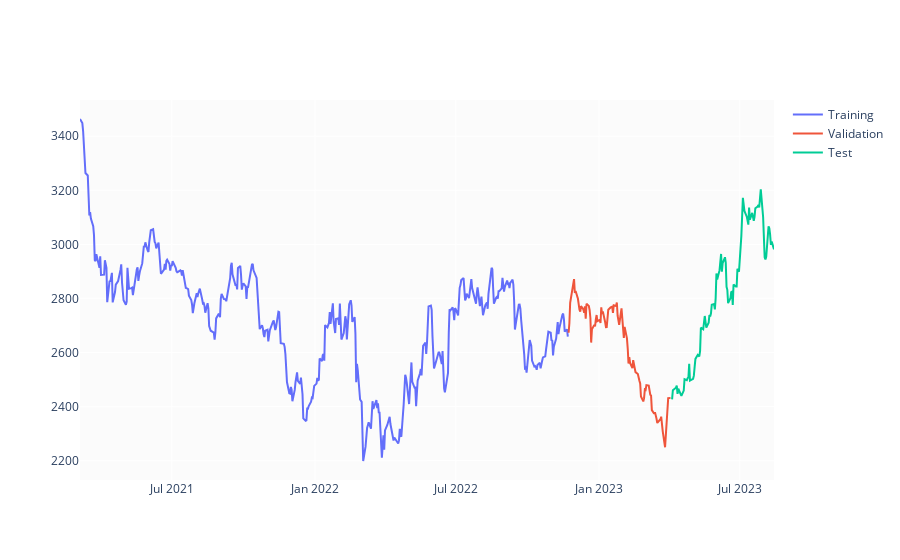

Notebook source saved alongside this figure:
### Code cell
test_size  = 0.15
valid_size = 0.15
   
test_split_idx  = int(df.shape[0] * (1-test_size))
valid_split_idx = int(df.shape[0] * (1-(valid_size+test_size)))

train_df  = df.loc[:valid_split_idx].copy()
valid_df  = df.loc[valid_split_idx+1:test_split_idx].copy()
test_df   = df.loc[test_split_idx+1:].copy()

fig = go.Figure()
fig.add_trace(go.Scatter(x=train_df.Date, y=train_df.Close, name='Training'))
fig.add_trace(go.Scatter(x=valid_df.Date, y=valid_df.Close, name='Validation'))
fig.add_trace(go.Scatter(x=test_df.Date,  y=test_df.Close,  name='Test'))
fig.show()
